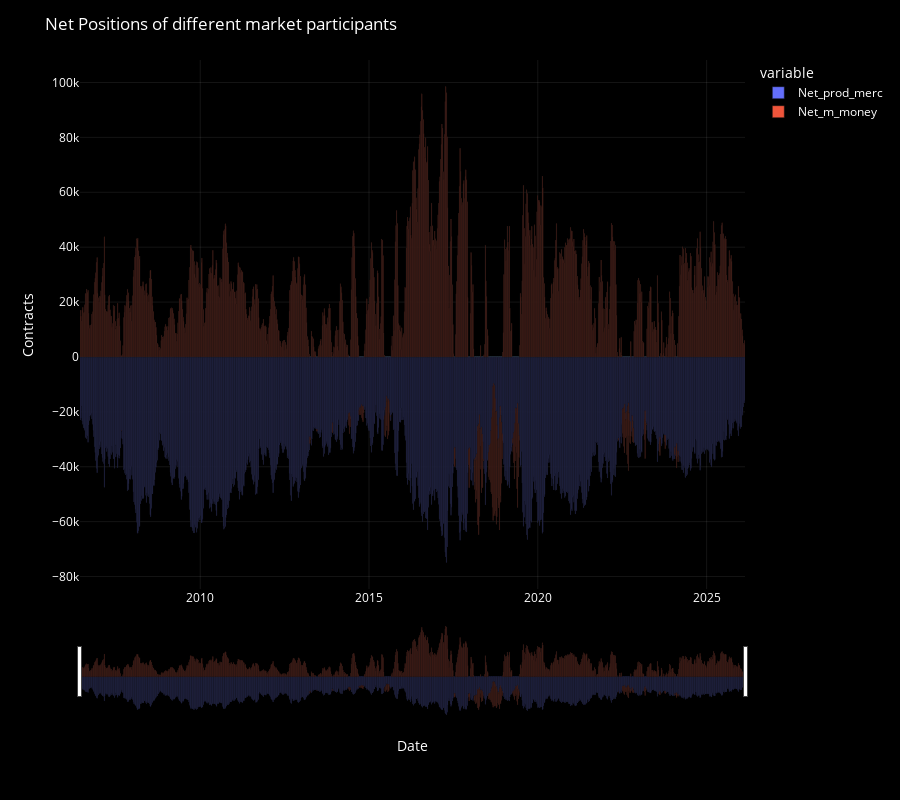

The notebook cell this image was saved under:
### Markdown cell above
# **Plots**

### Code cell
plot_df_chart(
    df = df_net,
    chart_title = "Net Positions of different market participants",
    chart_type = "bar",
)

### Figure 1 — Plotly figure (JSON) as saved in the notebook; plotly's stock layout.template omitted (floating-point values rounded to 4 significant figures; data arrays with more than 128 entries replaced by an {"elided": "..."} marker saying what was removed)
{"data": [{"hovertemplate": "<b>%{fullData.name}</b><br>%{y:.2f}<extra></extra>", "legendgroup": "Net_prod_merc", "marker": {"color": "#636efa", "pattern": {"shape": ""}}, "name": "Net_prod_merc", "orientation": "v", "showlegend": true, "textposition": "auto", "type": "bar", "x": {"elided": "1028 str values"}, "xaxis": "x", "y": {"elided": "1028 int values"}, "yaxis": "y"}, {"hovertemplate": "<b>%{fullData.name}</b><br>%{y:.2f}<extra></extra>", "legendgroup": "Net_m_money", "marker": {"color": "#EF553B", "pattern": {"shape": ""}}, "name": "Net_m_money", "orientation": "v", "showlegend": true, "textposition": "auto", "type": "bar", "x": {"elided": "1028 str values"}, "xaxis": "x", "y": {"elided": "1028 int values"}, "yaxis": "y"}], "layout": {"barmode": "relative", "dragmode": "zoom", "font": {"color": "white", "size": 12}, "height": 800, "legend": {"bgcolor": "rgba(0,0,0,0)", "itemclick": "toggle", "itemdoubleclick": "toggleothers", "title": {"text": "variable"}, "tracegroupgap": 0}, "margin": {"t": 60}, "paper_bgcolor": "black", "plot_bgcolor": "black", "title": {"text": "Net Positions of different market participants"}, "xaxis": {"anchor": "y", "domain": [0, 1], "gridcolor": "rgba(255,255,255,0.08)", "rangeslider": {"visible": true}, "showgrid": true, "title": {"text": "Date"}}, "yaxis": {"anchor": "x", "domain": [0, 1], "fixedrange": false, "gridcolor": "rgba(255,255,255,0.08)", "showgrid": true, "title": {"text": "Contracts"}}}}
